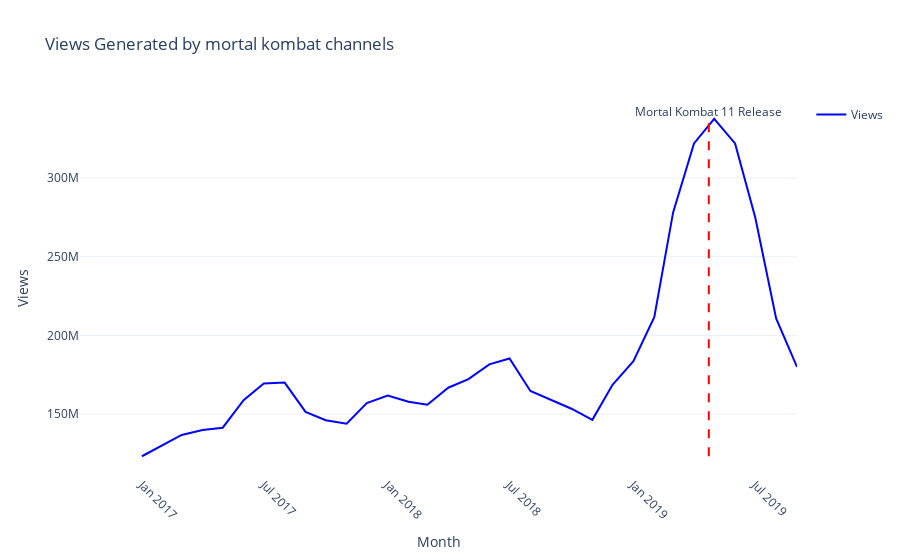

Source (notebook cell):
### Markdown cell above
We can clearly observe a rise in views and interest for League of Legends channels around world championship periods.

Another interesting game is **Mortal Kombat**: with the release of its 11th edition in 2019 the game generated great anticipation:

### Code cell
mk_events = [("Mortal Kombat 11 Release", "2019-04-23")]

plot_views(games_timeseries_df, "mortal kombat", dates=mk_events, period="M")

### Figure 1 — Plotly figure (JSON) as saved in the notebook; plotly's stock layout.template omitted (floating-point values rounded to 4 significant figures)
{"data": [{"line": {"color": "blue"}, "mode": "lines", "name": "Views", "type": "scatter", "x": ["2016-10-01T00:00:00", "2016-11-01T00:00:00", "2016-12-01T00:00:00", "2017-01-01T00:00:00", "2017-02-01T00:00:00", "2017-03-01T00:00:00", "2017-04-01T00:00:00", "2017-05-01T00:00:00", "2017-06-01T00:00:00", "2017-07-01T00:00:00", "2017-08-01T00:00:00", "2017-09-01T00:00:00", "2017-10-01T00:00:00", "2017-11-01T00:00:00", "2017-12-01T00:00:00", "2018-01-01T00:00:00", "2018-02-01T00:00:00", "2018-03-01T00:00:00", "2018-04-01T00:00:00", "2018-05-01T00:00:00", "2018-06-01T00:00:00", "2018-07-01T00:00:00", "2018-08-01T00:00:00", "2018-09-01T00:00:00", "2018-10-01T00:00:00", "2018-11-01T00:00:00", "2018-12-01T00:00:00", "2019-01-01T00:00:00", "2019-02-01T00:00:00", "2019-03-01T00:00:00", "2019-04-01T00:00:00", "2019-05-01T00:00:00", "2019-06-01T00:00:00", "2019-07-01T00:00:00", "2019-08-01T00:00:00", "2019-09-01T00:00:00"], "y": [null, null, null, 123200000.0, 130600000.0, 136700000.0, 139900000.0, 141300000.0, 158900000.0, 169500000.0, 170000000.0, 151400000.0, 146100000.0, 143900000.0, 157100000.0, 161800000.0, 157800000.0, 155900000.0, 166700000.0, 172200000.0, 181600000.0, 185400000.0, 164600000.0, 158700000.0, 153400000.0, 146300000.0, 168600000.0, 183700000.0, 211600000.0, 278200000.0, 322000000.0, 337700000.0, 322000000.0, 274900000.0, 210800000.0, 179900000.0]}, {"line": {"color": "red", "dash": "dash"}, "mode": "lines", "name": "Mortal Kombat 11 Release", "showlegend": false, "type": "scatter", "x": ["2019-04-23T00:00:00", "2019-04-23T00:00:00"], "y": [123200000.0, 337700000.0]}, {"mode": "text", "showlegend": false, "text": ["Mortal Kombat 11 Release"], "textposition": "top center", "type": "scatter", "x": ["2019-04-23T00:00:00"], "y": [337700000.0]}], "layout": {"title": {"text": "Views Generated by mortal kombat channels"}, "xaxis": {"showgrid": false, "tickangle": 45, "title": {"text": "Month"}}, "yaxis": {"showgrid": true, "title": {"text": "Views"}}}}
